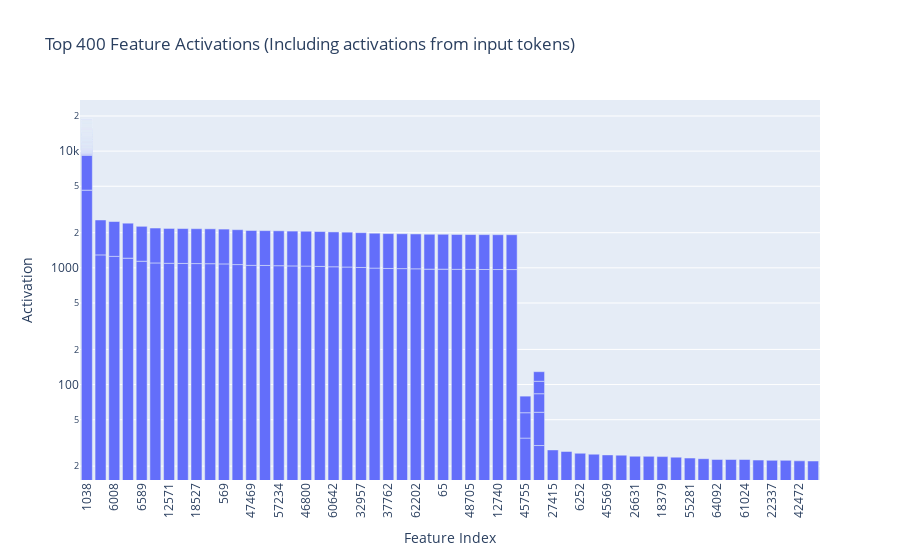

Write notebook code for a chart like this one.
### Code cell
plot_feature_acts(top_k_all_acts_encoder_out, title=f'Top {TOP_K_ENCODER_OUT_BY_ACTS} Feature Activations (Including activations from input tokens)')

### Figure 1 — Plotly figure (JSON) as saved in the notebook; plotly's stock layout.template omitted (floating-point values rounded to 4 significant figures; data arrays with more than 128 entries replaced by an {"elided": "..."} marker saying what was removed)
{"data": [{"hovertemplate": "Feature Index=%{x}<br>Activation=%{y}<extra></extra>", "legendgroup": "", "marker": {"color": "#636efa", "pattern": {"shape": ""}}, "name": "", "orientation": "v", "showlegend": false, "textposition": "auto", "type": "bar", "x": {"elided": "400 str values"}, "xaxis": "x", "y": {"elided": "400 float values"}, "yaxis": "y"}], "layout": {"barmode": "relative", "legend": {"tracegroupgap": 0}, "title": {"text": "Top 400 Feature Activations (Including activations from input tokens)"}, "xaxis": {"anchor": "y", "domain": [0, 1], "tickangle": -90, "title": {"text": "Feature Index"}}, "yaxis": {"anchor": "x", "domain": [0, 1], "title": {"text": "Activation"}, "type": "log"}}}
